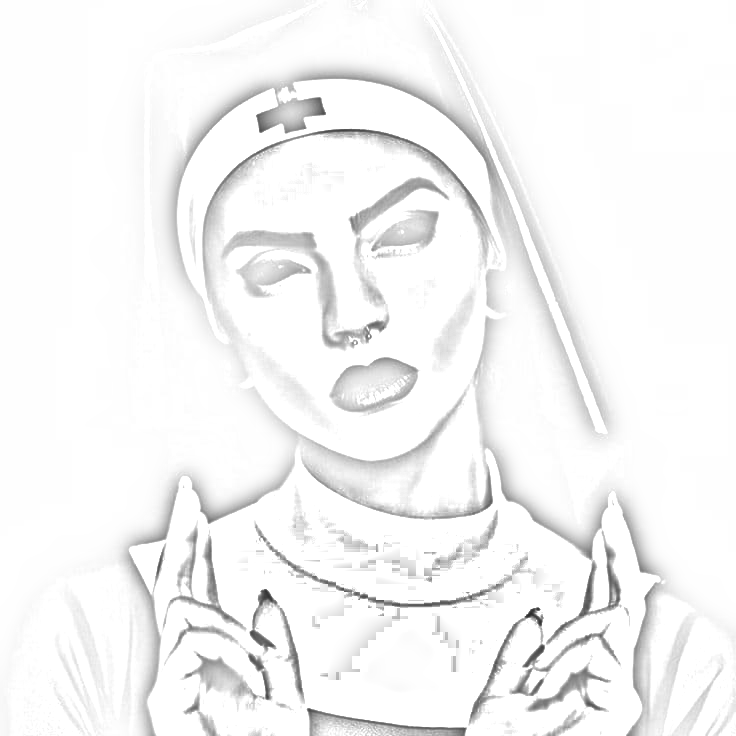
#> input picture img1.png, 736 x 736 px
$ python canny.py
#> lines starting #> are read from the running program, lines starting #| are printed output that depends on the picture; after the words box and inside, x2 and y2 are one past the last pixel; in counts of white or black regions, pixels touching at a corner belong together

import cv2


im = cv2.imread('img1.png')
#> im is the input picture: shape (736, 736, 3); min 43, max 255, mean 245.3
edges = cv2.Canny(im,25,255,L2gradient=False)
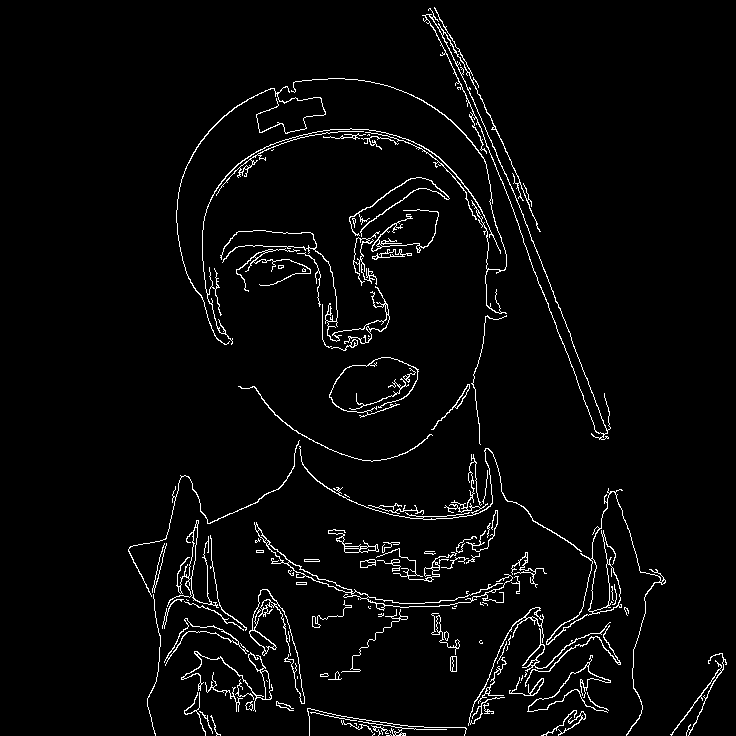
#> edges: shape (736, 736); 3.4% white in thin lines or dots, all inside (x1, y1, x2, y2) = (128, 7, 727, 736)
cv2.imwrite('out-img1.png', edges)
